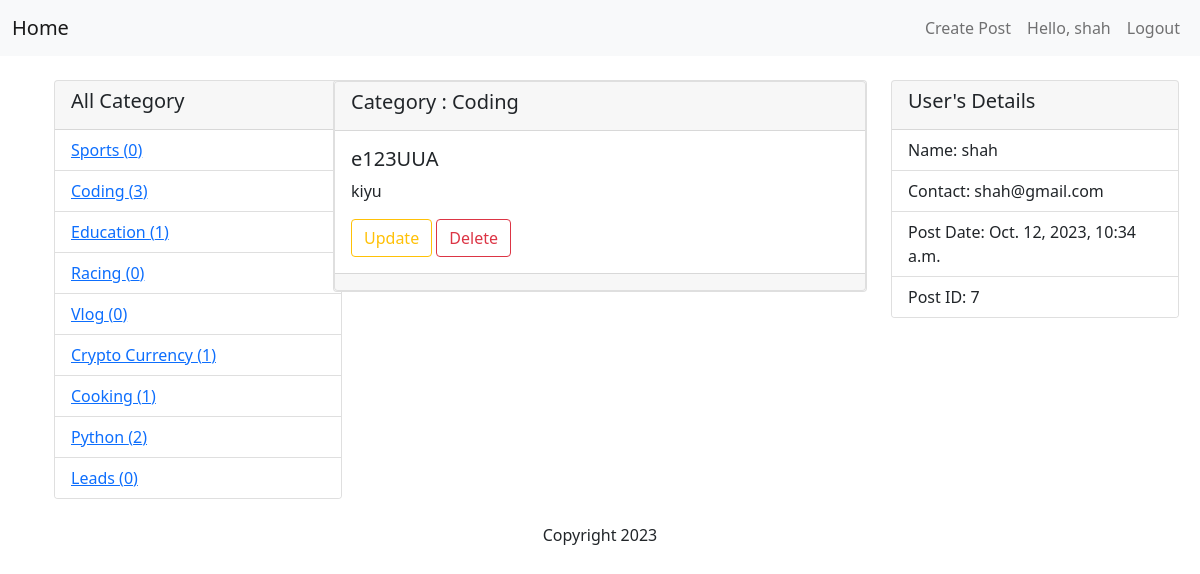
Page /post/7/ (signed in) on the committed database.
### listing/models.py (models this page shows, shortened)
class Category(models.Model):
    name = models.CharField(max_length=100)
    created_at = models.DateTimeField(auto_now_add=True)
    updated_at = models.DateTimeField(auto_now=True)
    def __str__(self):
        return self.name

class Post(models.Model):
    title = models.CharField(max_length=255)
    content = models.TextField()
    owner = models.ForeignKey(User, on_delete=models.CASCADE)
    category = models.ForeignKey(Category, on_delete=models.CASCADE, default=1)
    created_at = models.DateTimeField(auto_now_add=True)
    updated_at = models.DateTimeField(auto_now=True)
    class Meta:
        ordering = ['-updated_at', '-created_at']

### listing/views.py (the view)
# urls.py: path('post/<int:post_id>/', views.post_detail, name='post_detail'),
def post_detail(request, post_id):
    if not request.user.is_authenticated:
        raise Http404
    post = get_object_or_404(Post, pk=post_id)
    categories = Category.objects.annotate(post_count=Count('post')).all()
    return render(request, 'listing/post_detail.html', {'post': post, 'categories': categories})

### listing/templates/listing/post_detail.html (shortened to what this page needs)
{% extends 'listing/base.html' %}
{% block content %}
<!DOCTYPE html>
<html lang="en">
<head>
    <link href="https://cdn.jsdelivr.net/npm/bootstrap@5.1.3/dist/css/bootstrap.min.css" rel="stylesheet">
</head>
<body>
    <div class="container">
    <div class="row">
      <div class="col-md-3">
        <div class="card" style="width: 18rem;">
          <div class="card-header">
            <h5>All Category</h5>
          </div>
          <ul class="list-group list-group-flush">
            {% for category in categories %}
            <li class="list-group-item"><a href="{% url 'listing:posts_by_category' category.id %}">{{ category.name }}  ({{category.post_count}}) </a></li>
          {% endfor %}
          </ul>
        </div>
      </div>
      <div class="col-md-6">
       <div class="row">
          <div class="col-md-12">
          <div class="card mb-12">
            <div class="card text">
                <div class="card-header">
                 <h5>Category : {{post.category}}</h5>
                </div>
                <div class="card-body">
                  <h5 class="card-title">{{post.title}}</h5>
                  <p class="card-text"> {{ post.content }}</p>
                  <a href="{% url 'listing:post_edit' post.id %}"  class="btn btn-outline-warning" >Update</a>
                  <a href="{% url 'listing:post_delete' post.id %}" class="btn btn-outline-danger" >Delete</a>
                </div>
                <div class="card-footer text-muted">
                </div>
              </div>
          </div>
           </div>
        </div>
      </div>
      <div class="col-md-3">
        <div class="card" style="width: 18rem;">
          <div class="card-header">
            <h5>User's Details</h5>
          </div>
          <ul class="list-group list-group-flush">
            <li class="list-group-item">Name: {{post.owner.username}}</li>
            <li class="list-group-item">Contact:  {{post.owner.email}}</li>
            <li class="list-group-item">Post Date: {{post.created_at}} </li>
            <li class="list-group-item">Post ID: {{post.id}} </li>
          </ul>
        </div>
      </div>
    </div>
  </div>
</body>
</html>
{% endblock %}

### listing/templates/listing/base.html (shortened to what this page needs)
<!DOCTYPE html>
<html lang="en">
<head>
    <link href="https://cdn.jsdelivr.net/npm/bootstrap@5.1.3/dist/css/bootstrap.min.css" rel="stylesheet">
</head>
<body>
    <header>
        <nav class="navbar navbar-expand-lg navbar-light bg-light">
            <div class="container-fluid">
                <a class="navbar-brand" href="{% url 'listing:post_list' %}">Home</a>
                <div class="navbar-nav">
                    <ul class="navbar-nav">
                        <li class="nav-item">
                            <a class="nav-link" href="{% url 'listing:post_create' %}">Create Post</a>
                        </li>
                        {% if user.is_authenticated %}
                            <li class="nav-item">
                                <a class="nav-link" >Hello, {{ user.username }}</a>
                            </li>
                            <li class="nav-item">
                                <a class="nav-link" href="{% url 'users:logout' %}">Logout</a>
                            </li>
                        {% endif %}
                    </ul>
                </div>
            </div>
        </nav>
    </header>
    <main class="container mt-4">
        {% block content %}
        {% endblock %}
    </main>
    <footer class="text-center mt-4">
        <p>Copyright 2023</p>
    </footer>
</body>
</html>

### rows in the picture
Category: name "Sports", post_count "0"
Category: name "Coding", post_count "3"
Category: name "Education", post_count "1"
Category: name "Racing", post_count "0"
Category: name "Vlog", post_count "0"
Category: name "Crypto Currency", post_count "1"
Category: name "Cooking", post_count "1"
Category: name "Python", post_count "2"
Category: name "Leads", post_count "0"
Post: category "Coding", title "e123UUA", content "kiyu", owner.username "shah", owner.email "shah@gmail.com", created_at "Oct. 12, 2023, 10:34 a.m.", id "7"

### other values in the picture
{{ user.username }} "shah"
